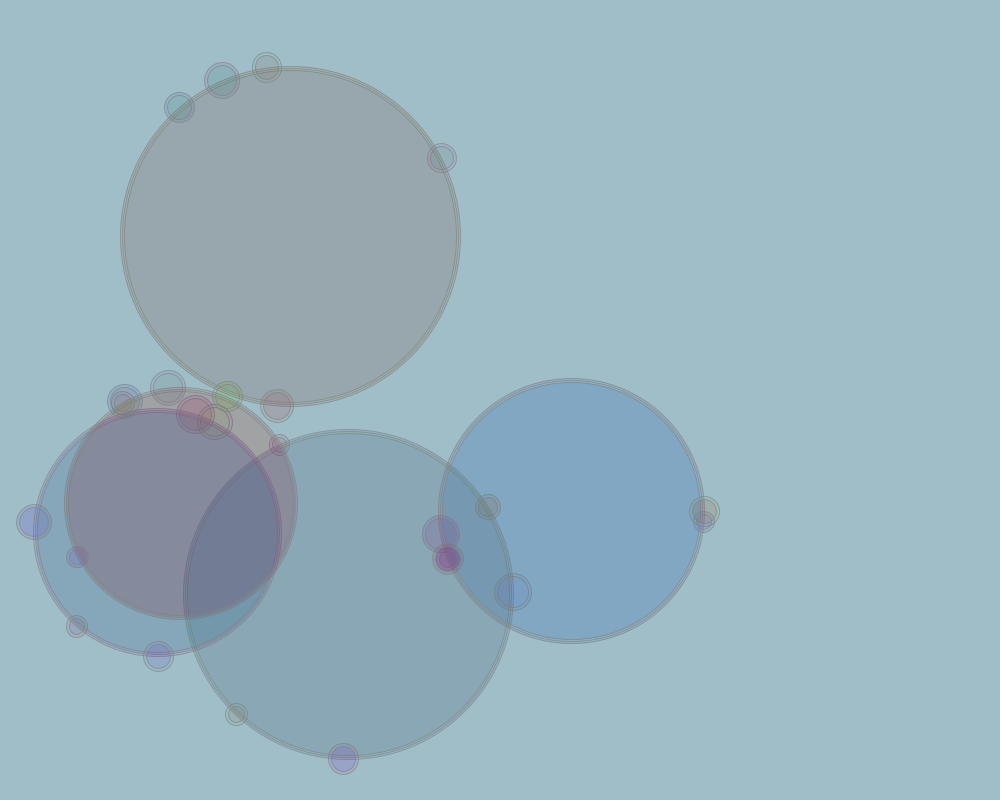
Frame 1 (no input)
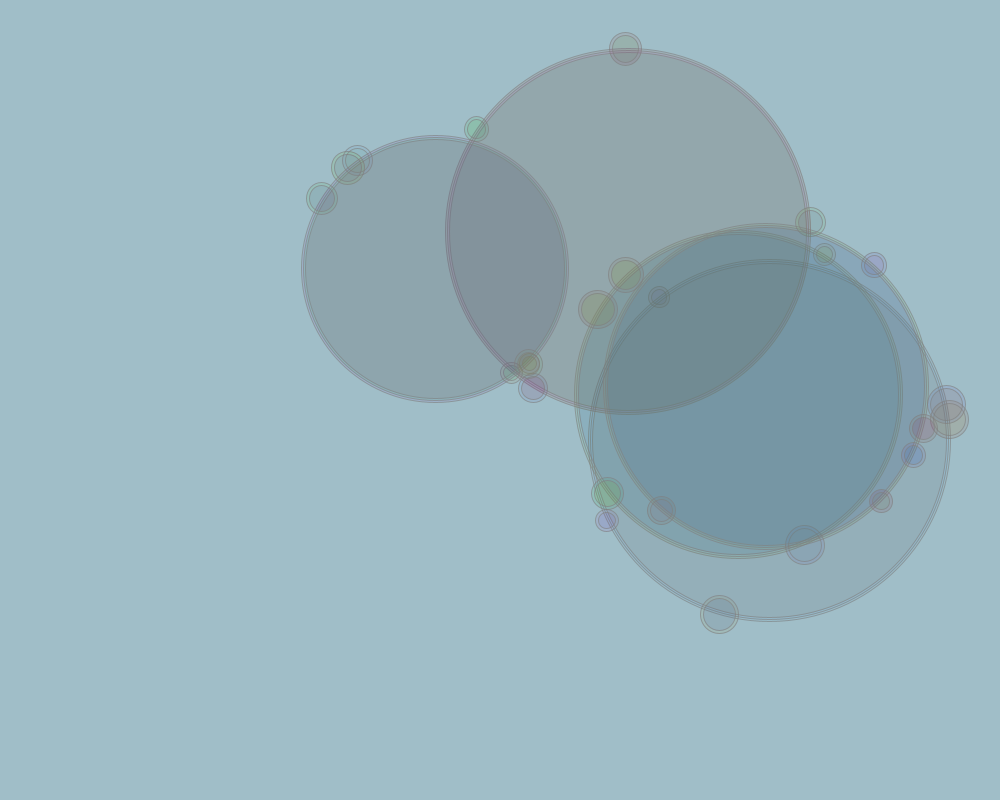
Frame 2 (the mouse pressed at the canvas centre, redrawn once)

The Processing sketch that drew these frames (run headless with seeded random() and noise(); the mouse was pressed at the canvas centre and the sketch redrawn once):

// Processing sketch: art_005
// ── art_005.pde
int bigCirclesCount = 5;
int smallCirclesPerBig = 5;

float minBigCircleR = 100;
float maxBigCircleR = 200;
float minSmallCircleR = 10;
float maxSmallCircleR = 20;


void setup() {
  // Setup some canvas stuff
  size(1000, 800);
  pixelDensity(displayDensity());
  smooth();
  colorMode(HSB, 360, 255, 255, 255);
  noLoop();
  
}

void draw() {
  translate(width/2, height/2);
  
  // Draw a bunch of circles
  background(195, 50, 200);
  float mx, my, mr, cx, cy, cr, theta; 
  for(int j = 0; j < bigCirclesCount; j++) {
    
    mr = random(minBigCircleR, maxBigCircleR);
    mx = random((-width/2) + mr + maxSmallCircleR, (width/2) - mr - maxSmallCircleR);
    my = random((-height/2) + mr + maxSmallCircleR, (height/2) - mr - maxSmallCircleR);
    drawCircle(mx, my, mr);
    drawCircle(mx, my, mr-2);
    drawCircle(mx, my, mr-4);
    
    for(int i = 0; i < smallCirclesPerBig; i++) {
       theta = random(0, 360);
       cx = mx+(mr * cos(theta));
       cy = my+(mr * sin(theta));
       cr = random(minSmallCircleR, maxSmallCircleR);
       
       drawCircle(cx, cy, cr);
       drawCircle(cx, cy, cr-3);
    }
  }
  
}

void keyPressed(){
 if(key == ' ') {
    bigCirclesCount = int(random(5, 20));
    smallCirclesPerBig = int(random(5, 10));
    redraw();
  }
  
  if(key == 's') {
    save("screens/art_005-"+ day() + "-" + month() + "-" + year() + "-" + hour() + "-" + minute() + "-" + second() + "-" + millis() + ".png");
  }
}
// ── functions.pde
void mainDraw() {
  
}


void drawCircle(float x, float y, float radius) {
  pushMatrix();
  pushStyle();
  blendMode(DIFFERENCE);
  stroke(0, 0, 255, 80);
  fill(random(0, 360), 255, 255, 25);
  //noFill();
  ellipseMode(RADIUS);
  ellipse(x, y, radius, radius);
  
  popMatrix();
  popStyle();
}
